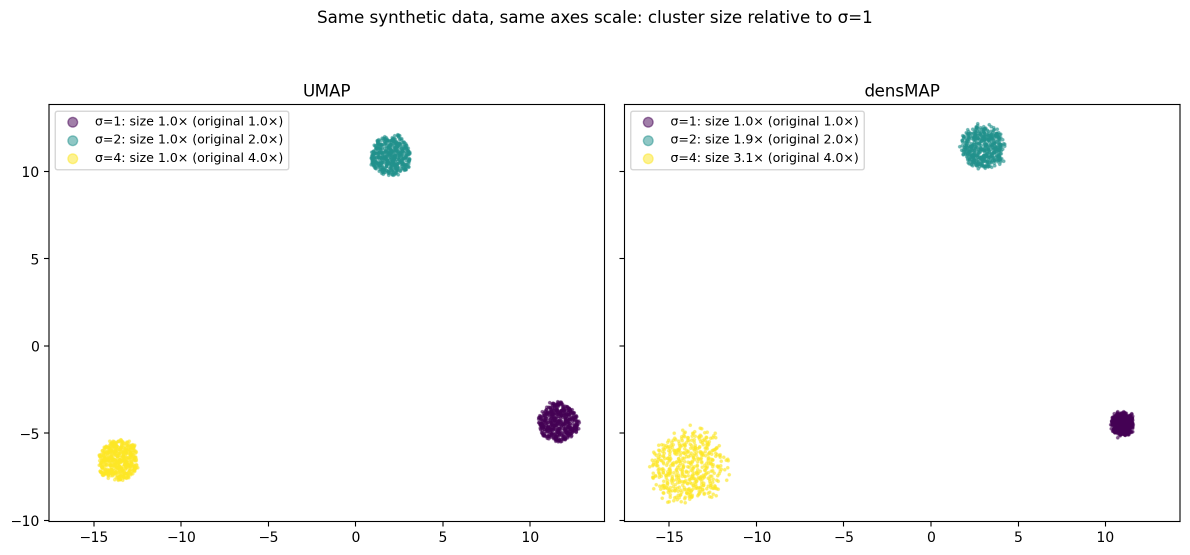
#> input picture resultados_autores/synthetic_side_by_side.png, 2379 x 1110 px (shown at 1/2 size)
$ python HacerFiguras.py
#> lines starting #> are read from the running program, lines starting #| are printed output that depends on the picture; after the words box and inside, x2 and y2 are one past the last pixel; in counts of white or black regions, pixels touching at a corner belong together
"""Figuras del artículo, leídas solo de resultados_autores/ (no recalcula embeddings).

Uso: python figuras/HacerFiguras.py   (escribe en figuras/)
"""
import os

import matplotlib
matplotlib.use("Agg")
import matplotlib.pyplot as plt
import numpy as np
import pandas as pd
from matplotlib.lines import Line2D
from matplotlib.patches import Patch
from PIL import Image
from scipy.stats import spearmanr

HERE = os.path.dirname(os.path.abspath(__file__))
OUT = HERE
RES = os.path.normpath(os.path.join(HERE, "..", "resultados_autores"))

COLUMN = 3.5
DOUBLE = 7.16
COLOR = {"UMAP": "#404040", "densMAP": "#1f5fa8", "PCA": "#e08214", "original": "black"}
GROUPS = [  # mismo orden que FUNCTIONAL_GROUPS en DensmapExperiments.py
    ("ribosome", "ribosoma"),
    ("flagellar motility", "motilidad flagelar"),
    ("amino acid biosynthesis", "biosíntesis de aminoácidos"),
    ("DNA replication/repair", "replicación/reparación de ADN"),
    ("transcription regulation", "regulación de la transcripción"),
    ("carbohydrate metabolism", "metabolismo de carbohidratos"),
    ("transmembrane transport", "transporte transmembrana"),
]
GROUP_NAME = dict(GROUPS) | {"other": "otros"}
GROUP_COLOR = {g: plt.cm.tab10(i) for i, (g, _) in enumerate(GROUPS)} | {"other": (0.8, 0.8, 0.8, 1.0)}
COPIES = "#7b2d8e"  # copias idénticas: color fuera de tab10 y de los métodos

plt.rcParams.update({
    "font.size": 7, "axes.labelsize": 7, "xtick.labelsize": 7, "ytick.labelsize": 7,
    "legend.fontsize": 7, "axes.linewidth": 0.6, "xtick.major.width": 0.6, "ytick.major.width": 0.6,
    "axes.spines.top": False, "axes.spines.right": False, "pdf.fonttype": 42,
    "axes.labelweight": "bold", "axes.titleweight": "bold", "axes.titlesize": 8, "axes.titlelocation": "left",
})
PREVIEW = os.environ.get("PREVIEW")  # carpeta opcional para copias PNG de revisión
NOTE = dict(fontsize=6.5, color="0.35", style="italic")


def ReadSummary(name, index):
    return pd.read_csv(os.path.join(RES, name), header=[0, 1], index_col=list(range(index)))


def Title(ax, letter, text, pad=4, x=0.0):
    ax.set_title(f"({letter}) {text}", pad=pad, x=x)


def Save(fig, name, **kw):
    fig.savefig(os.path.join(OUT, name), **kw)
    if PREVIEW:
        fig.savefig(os.path.join(PREVIEW, os.path.splitext(name)[0] + ".png"), dpi=200,
                    **{k: v for k, v in kw.items() if k != "dpi"})


def Sintetico():
    """Recompone synthetic_side_by_side.png (semilla 0): recorta el área de cada eje, borra la leyenda en
    inglés y redibuja ejes y leyenda en español. Píxeles del marco y marcas medidos sobre el PNG original."""
    img = np.array(Image.open(os.path.join(RES, "synthetic_side_by_side.png")).convert("RGB"))
    top, bottom = 210, 1042
    px_per_unit = 174.5 / 5
    # tamaños relativos a σ=1 tal como los imprime la leyenda del PNG (semilla 0)
    sizes = {"UMAP": ["1.0", "1.0", "1.0"], "densMAP": ["1.0", "1.9", "3.1"]}
    original = ["1.0", "2.0", "4.0"]
    viridis = plt.cm.viridis(np.linspace(0, 1, 3))
    fig, axes = plt.subplots(1, 2, figsize=(DOUBLE, 2.75), sharey=True)
    for ax, (method, x0, letter) in zip(axes, [("UMAP", 99, "a"), ("densMAP", 1250, "b")]):
        x1 = x0 + 1109
        tick15 = 187.5 + (x0 - 99)
        crop = img[top:bottom, x0:x1].copy()
        crop[219 - top:344 - top, 107 - 99:582 - 99] = 255
        extent = [-15 + (x0 - tick15) / px_per_unit, -15 + (x1 - tick15) / px_per_unit,
                  10 - (bottom - 342.5) / px_per_unit, 10 + (342.5 - top) / px_per_unit]
        ax.imshow(crop, extent=extent, interpolation="antialiased")
        ax.set_aspect("equal")
        ax.spines[["top", "right"]].set_visible(True)
        handles = [Line2D([], [], ls="", marker="o", ms=4, color=viridis[i],
                          label=f"σ = {s}: {sizes[method][i]}×  ·  original {original[i]}×")
                   for i, s in enumerate([1, 2, 4])]
        ax.legend(handles=handles, loc="upper left", frameon=False, handletextpad=0.2, borderaxespad=0.3,
                  title="Tamaño relativo a σ = 1", title_fontproperties=dict(weight="bold", size=7),
                  alignment="left")
        Title(ax, letter, f"Embedding {method} del sintético")
        ax.set_xlabel("Dimensión 1 del embedding")
#> this loop made 2 passes
#> pass 1, in Sintetico, `crop = img[top:bottom, x0:x1].copy()`:
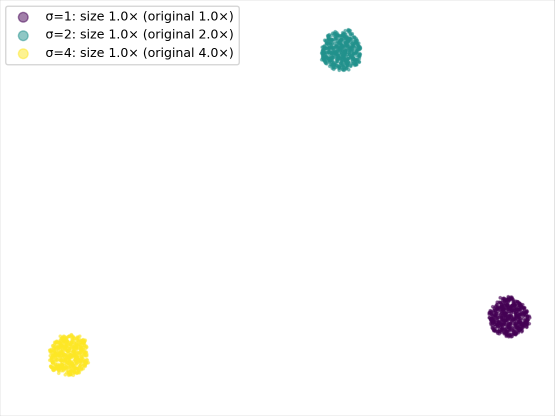
#> crop: shape (832, 1109, 3) (shown at 1/2 size); mean R, G, B 251.1, 251.2, 250.5
#> pass 2, in Sintetico, `crop = img[top:bottom, x0:x1].copy()`:
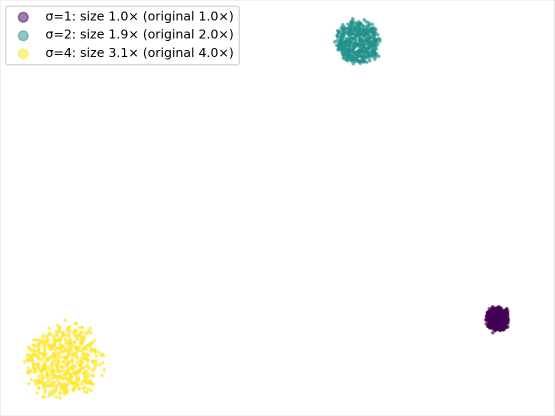
#> crop: shape (832, 1109, 3) (shown at 1/2 size); mean R, G, B 251.4, 251.7, 249.8
#> after the loop:
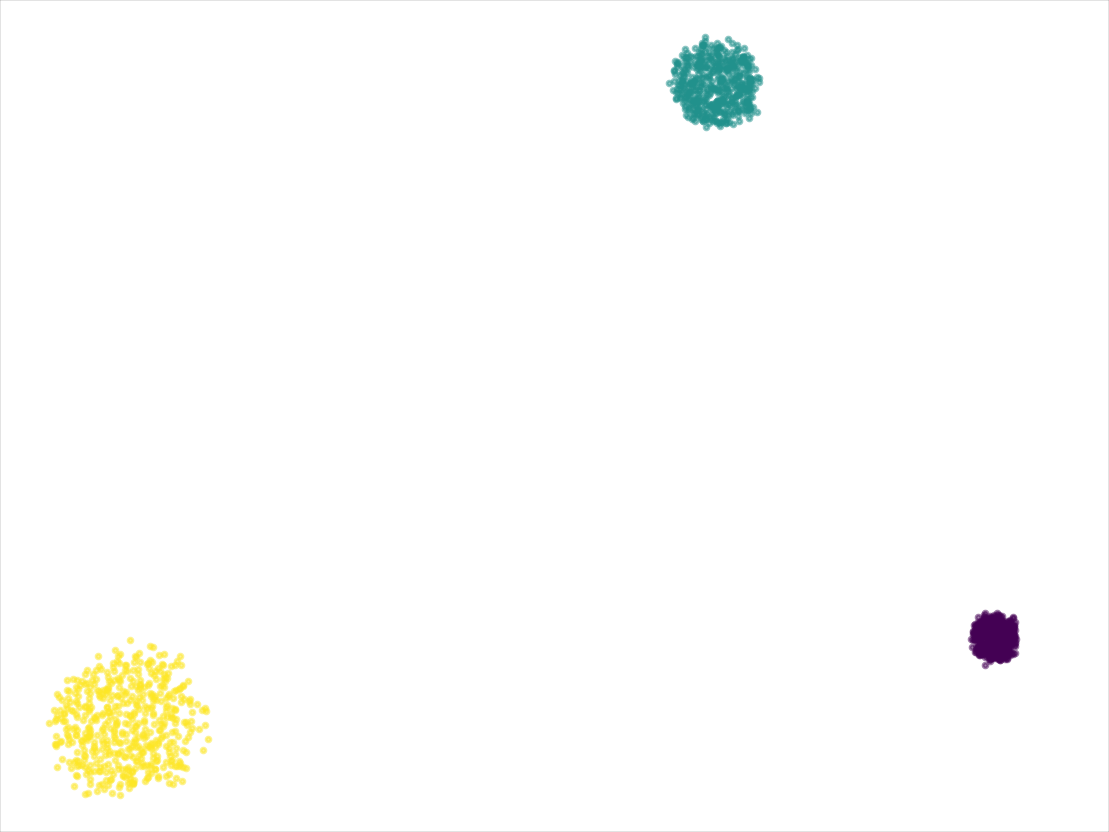
#> crop: shape (832, 1109, 3); 1.28% of pixels changed, all inside (x1, y1, x2, y2) = (10, 11, 480, 131)
    axes[0].set_ylabel("Dimensión 2 del embedding")
    fig.tight_layout(w_pad=1.0)
    Save(fig, "sintetico_umap_densmap.png", dpi=600, bbox_inches="tight", pad_inches=0.02)
#> in Save, `fig.savefig(os.path.join(OUT, name), **kw)`:
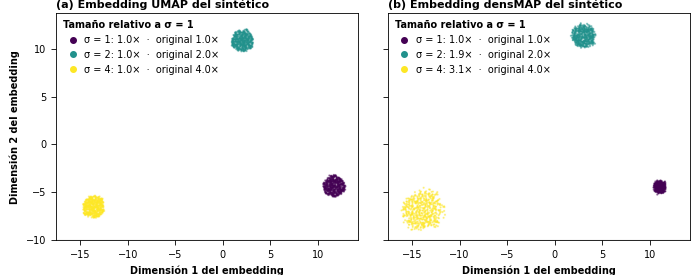
#> figure drawn by matplotlib, 2 panels
    plt.close(fig)


def Sensibilidad():
    s = ReadSummary("synthetic_sweeps.csv", 3)
    lam = s.loc["dens_lambda"].xs("densMAP", level="method")
    x = lam.index.astype(float).to_numpy()
    umap = s.loc[("scenario", "base 1:2:4", "UMAP")]
    orig = s.loc[("scenario", "base 1:2:4", "densMAP")]
    fig, axes = plt.subplots(2, 1, figsize=(COLUMN, 3.7), sharex=True)
    ax = axes[0]
    ax.axhline(orig[("original_ratio_max_to_min", "mean")], color=COLOR["original"], ls=":", lw=1,
               label=f"original = {orig[('original_ratio_max_to_min', 'mean')]:.2f}")
    ax.axhline(umap[("spread_ratio_max_to_min", "mean")], color=COLOR["UMAP"], lw=1,
               label=f"UMAP = {umap[('spread_ratio_max_to_min', 'mean')]:.2f}")
    ax.errorbar(x, lam[("spread_ratio_max_to_min", "mean")], yerr=lam[("spread_ratio_max_to_min", "std")],
                color=COLOR["densMAP"], marker="o", ms=3.5, lw=1.2, capsize=2, label="densMAP")
    ax.set_ylabel("Razón de dispersión")
    ax.text(0.98, 0.04, "σ = 4 / σ = 1", transform=ax.transAxes, ha="right", va="bottom", **NOTE)
    ax.legend(frameon=False, loc="upper left")
    Title(ax, "a", "Separación de dispersiones según λ")
    ax = axes[1]
    ax.axhline(umap[("trustworthiness", "mean")], color=COLOR["UMAP"], lw=1,
               label=f"UMAP = {umap[('trustworthiness', 'mean')]:.3f}")
    ax.errorbar(x, lam[("trustworthiness", "mean")], yerr=lam[("trustworthiness", "std")],
                color=COLOR["densMAP"], marker="o", ms=3.5, lw=1.2, capsize=2, label="densMAP")
    ax.set_ylabel("Confiabilidad $\\mathbf{T}$")
    ax.set_ylim(0.868, 0.901)
    ax.set_xlabel("Peso de densidad λ")
    ax.set_xscale("log")
    ax.set_xticks(x)
    ax.set_xticklabels([f"{v:g}" for v in x])
    ax.minorticks_off()
    ax.legend(frameon=False, loc="lower left")
    ax.text(0.62, 0.04, "eje x en escala log", transform=ax.transAxes, ha="center", va="bottom", **NOTE)
    for a in axes:
        a.axvline(2, color="0.85", lw=0.8, zorder=0)
        a.text(2.1, 0.97, "por defecto", transform=a.get_xaxis_transform(), ha="left", va="top", **NOTE)
    Title(ax, "b", "Confiabilidad del vecindario según λ")
    fig.tight_layout(h_pad=0.6)
    Save(fig, "sensibilidad_lambda.pdf")
    plt.close(fig)


# [121 lines left out: functions Reales, Falla, not called in this run]


if __name__ == "__main__":
    Sintetico()
#> (the run stopped early here; a loop or call above may not have finished)

$ run again, with resultados_autores/benchmark_side_by_side.png copied over resultados_autores/synthetic_side_by_side.png
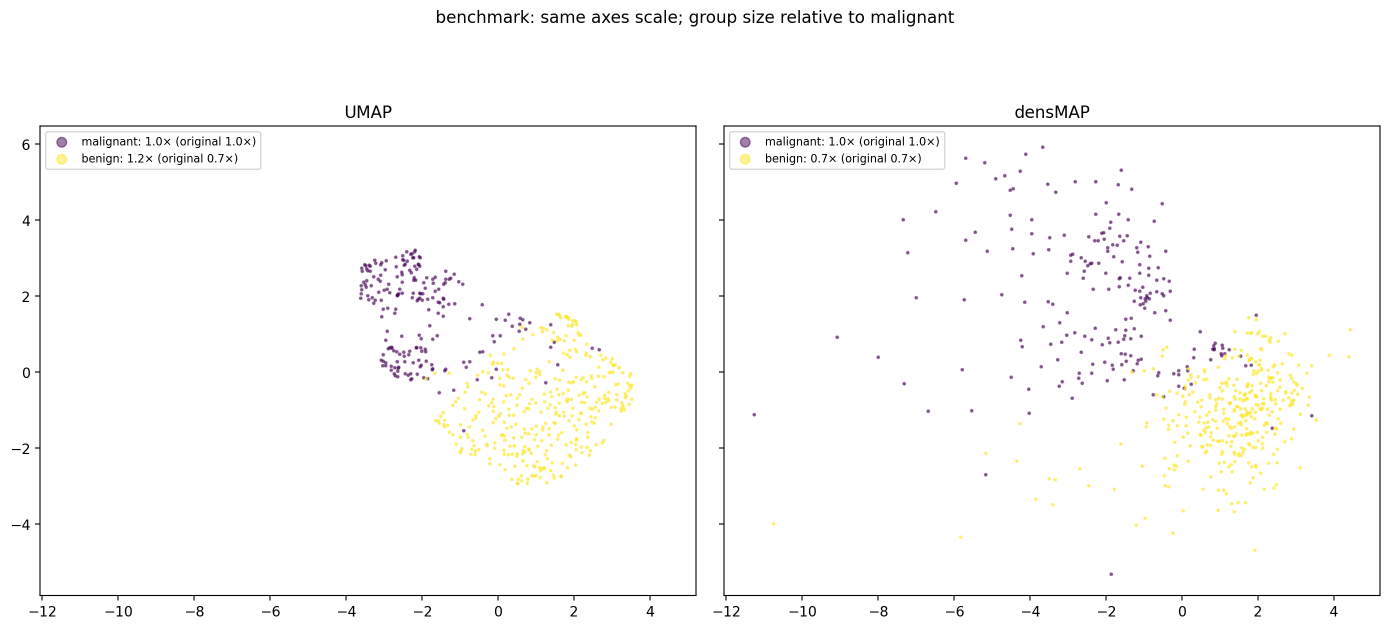
#> input picture resultados_autores/benchmark_side_by_side.png, 2779 x 1258 px (shown at 1/2 size)
#> after the loop in Sintetico, `for ax, (method, x0, letter) in zip(axes, [("UMAP", 99, "a"), ("densMA..`:
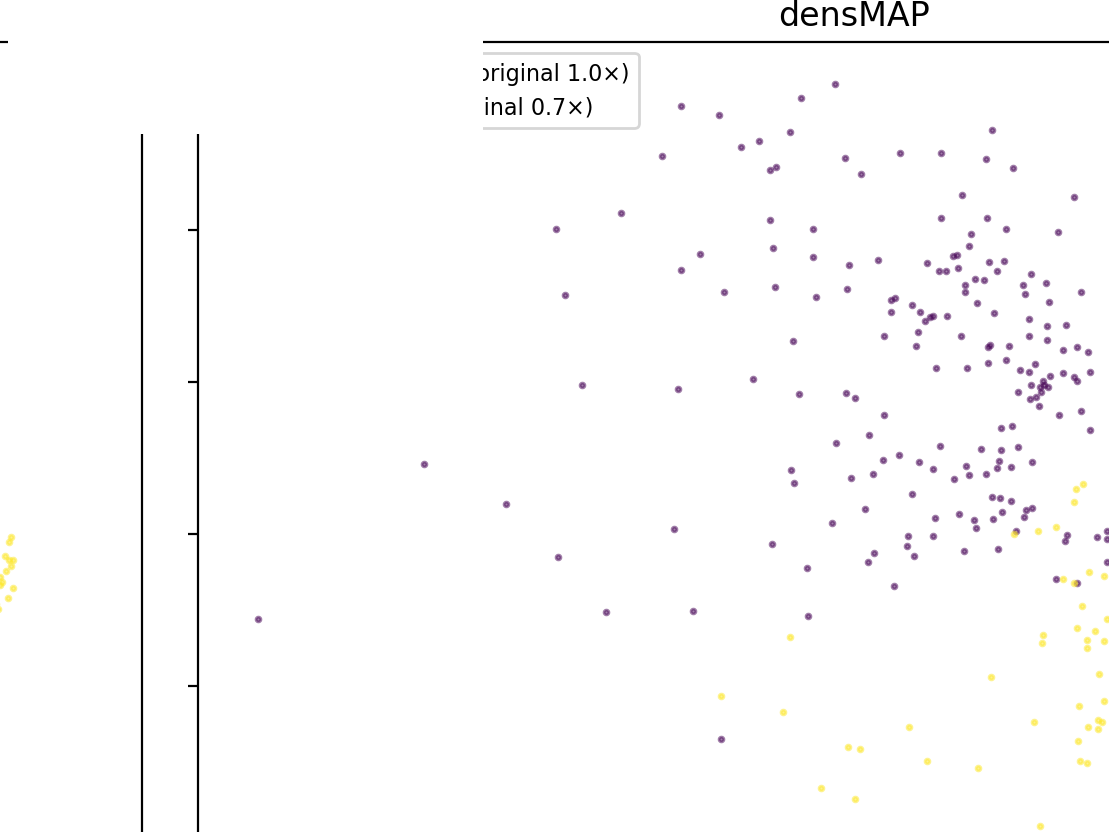
#> crop: shape (832, 1109, 3); mean R, G, B 252.1, 251.7, 251.8
#> in Save, `fig.savefig(os.path.join(OUT, name), **kw)`:
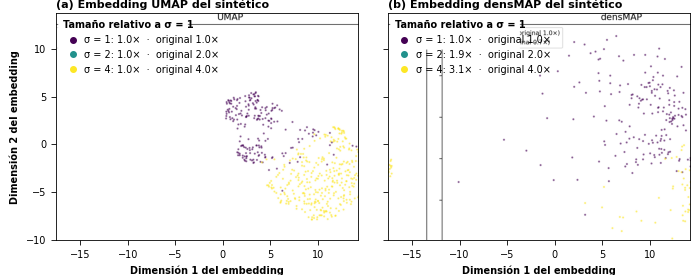
#> figure drawn by matplotlib, 2 panels

$ run again, with resultados_autores/real_by_length.png copied over resultados_autores/synthetic_side_by_side.png
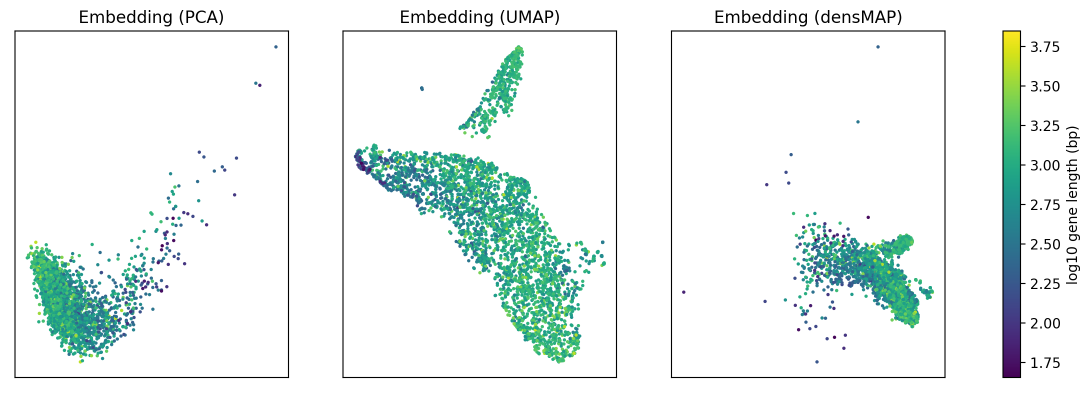
#> input picture resultados_autores/real_by_length.png, 2180 x 785 px (shown at 1/2 size)
#> after the loop in Sintetico, `for ax, (method, x0, letter) in zip(axes, [("UMAP", 99, "a"), ("densMA..`:
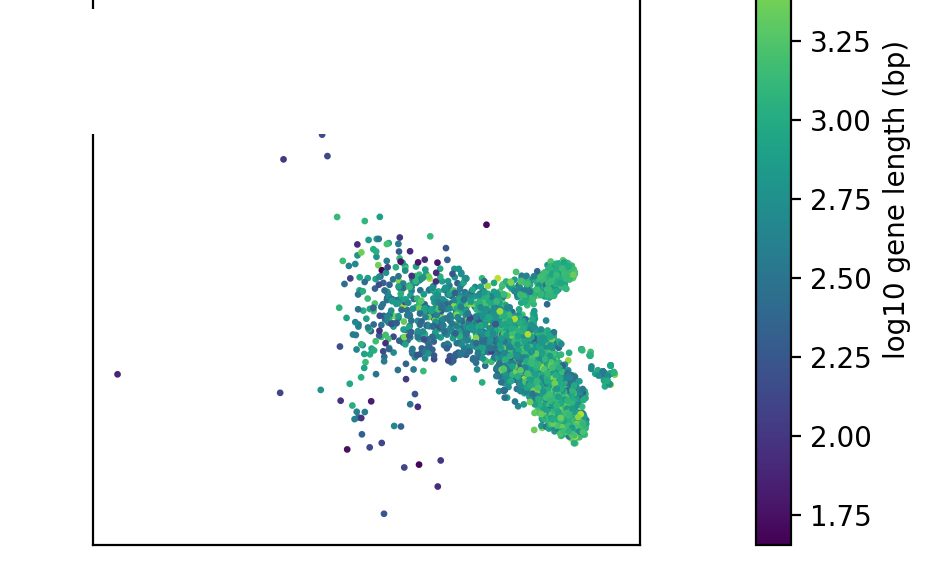
#> crop: shape (575, 930, 3); mean R, G, B 234.4, 240.7, 240.3
#> in Save, `fig.savefig(os.path.join(OUT, name), **kw)`:
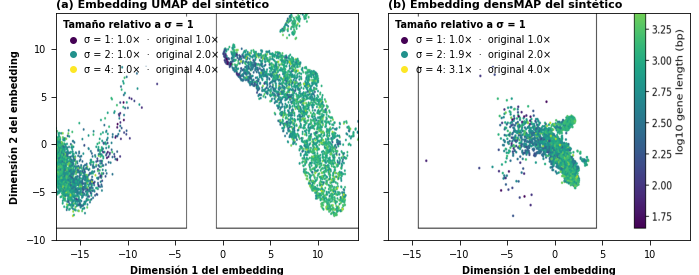
#> figure drawn by matplotlib, 2 panels
